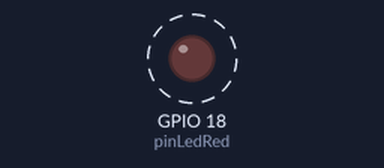
A program run on a simulated Raspberry Pi (BCM pin numbers). Shown: output pins drawn as LEDs (lit = HIGH). Dashed ring = blinking. What the program prints to the terminal is not drawn. At 3.0 s the program stops and its outputs stay as they are.

Above: at 0.2 s.
Timing chart, 0 to 3.0 s (numbered marks = the images above):
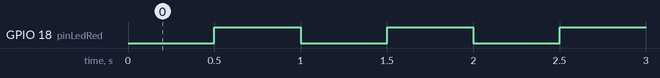

The program:

led-onoff.py
```python
#!/usr/bin/env python3

import RPi.GPIO as GPIO
import time

pinLedRed = 18 # GPIO18

# Use GPIO numbers not pin numbers [ BCM : Broadcom SOC ( System on Chip ) channel ]
GPIO.setmode(GPIO.BCM)
GPIO.setup(pinLedRed, GPIO.OUT)


def destroy():
  GPIO.cleanup()


def run():
  print('The red led is blinking ...')
  i = 0
  while True:
    if i >= 3:
      break
    # GPIO.output(pinLedRed, GPIO.HIGH)
    # GPIO.output(pinLedRed, True)
    time.sleep(0.5)
    GPIO.output(pinLedRed, 1)
    time.sleep(0.5)
    # GPIO.output(pinLedRed, GPIO.LOW)
    # GPIO.output(pinLedRed, False)
    GPIO.output(pinLedRed, 0)
    i += 1


if __name__ == "__main__":
  try:
    run()
  finally:
    destroy()
```

Measured:
- by itself, GPIO 18 (pinLedRed): alternates HIGH for 0.50 s and LOW for 0.50 s, 6 changes in all, then stays LOW
